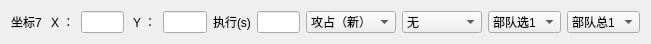
   <widget class="QWidget" name="horizontalLayoutWidget_21">
    <property name="geometry">
     <rect>
      <x>0</x>
      <y>280</y>
      <width>651</width>
      <height>41</height>
     </rect>
    </property>
    <layout class="QHBoxLayout" name="horizontalLayout_24">
     <item>
      <widget class="QLabel" name="label_74">
       <property name="text">
        <string>坐标7 </string>
       </property>
      </widget>
     </item>
     <item>
      <widget class="QLabel" name="label_75">
       <property name="text">
        <string>X ：</string>
       </property>
      </widget>
     </item>
     <item>
      <widget class="QLineEdit" name="et_pos_x_7"/>
     </item>
     <item>
      <widget class="QLabel" name="label_76">
       <property name="text">
        <string> Y ：</string>
       </property>
      </widget>
     </item>
     <item>
      <widget class="QLineEdit" name="et_pos_y_7"/>
     </item>
     <item>
      <widget class="QLabel" name="label_77">
       <property name="text">
        <string>执行(s)</string>
       </property>
      </widget>
     </item>
     <item>
      <widget class="QLineEdit" name="et_delay_7"/>
     </item>
     <item>
      <widget class="QComboBox" name="cbb7">
       <property name="minimumSize">
        <size>
         <width>90</width>
         <height>0</height>
        </size>
       </property>
       <item>
        <property name="text">
         <string>攻占（新）</string>
        </property>
       </item>
       <item>
        <property name="text">
         <string>行军（新）</string>
        </property>
       </item>
       <item>
        <property name="text">
         <string>行军（敌）</string>
        </property>
       </item>
       <item>
        <property name="text">
         <string>攻占（敌）</string>
        </property>
       </item>
       <item>
        <property name="text">
         <string>行军（已）</string>
        </property>
       </item>
       <item>
        <property name="text">
         <string>驻守（己）</string>
        </property>
       </item>
       <item>
        <property name="text">
         <string>扫荡（已）</string>
        </property>
       </item>
       <item>
        <property name="text">
         <string>屯田（已）</string>
        </property>
       </item>
       <item>
        <property name="text">
         <string>驻守（营）</string>
        </property>
       </item>
       <item>
        <property name="text">
         <string>调动（营）</string>
        </property>
       </item>
       <item>
        <property name="text">
         <string>调动（盟）</string>
        </property>
       </item>
       <item>
        <property name="text">
         <string>驻守（盟）</string>
        </property>
       </item>
       <item>
        <property name="text">
         <string>回城</string>
        </property>
       </item>
      </widget>
     </item>
     <item>
      <widget class="QComboBox" name="cb_qk7">
       <property name="minimumSize">
        <size>
         <width>80</width>
         <height>0</height>
        </size>
       </property>
       <item>
        <property name="text">
         <string>无</string>
        </property>
       </item>
       <item>
        <property name="text">
         <string>快速分兵1</string>
        </property>
       </item>
       <item>
        <property name="text">
         <string>快速分兵2</string>
        </property>
       </item>
       <item>
        <property name="text">
         <string>快速分兵3</string>
        </property>
       </item>
       <item>
        <property name="text">
         <string>快速分兵4</string>
        </property>
       </item>
       <item>
        <property name="text">
         <string>快速分兵5</string>
        </property>
       </item>
      </widget>
     </item>
     <item>
      <widget class="QComboBox" name="cb_select_7">
       <item>
        <property name="text">
         <string>部队选1</string>
        </property>
       </item>
       <item>
        <property name="text">
         <string>部队选2</string>
        </property>
       </item>
       <item>
        <property name="text">
         <string>部队选3</string>
        </property>
       </item>
       <item>
        <property name="text">
         <string>部队选4</string>
        </property>
       </item>
       <item>
        <property name="text">
         <string>部队选5</string>
        </property>
       </item>
      </widget>
     </item>
     <item>
      <widget class="QComboBox" name="cb_sum_7">
       <item>
        <property name="text">
         <string>部队总1</string>
        </property>
       </item>
       <item>
        <property name="text">
         <string>部队总2</string>
        </property>
       </item>
       <item>
        <property name="text">
         <string>部队总3</string>
        </property>
       </item>
       <item>
        <property name="text">
         <string>部队总4</string>
        </property>
       </item>
       <item>
        <property name="text">
         <string>部队总5</string>
        </property>
       </item>
      </widget>
     </item>
    </layout>
   </widget>
